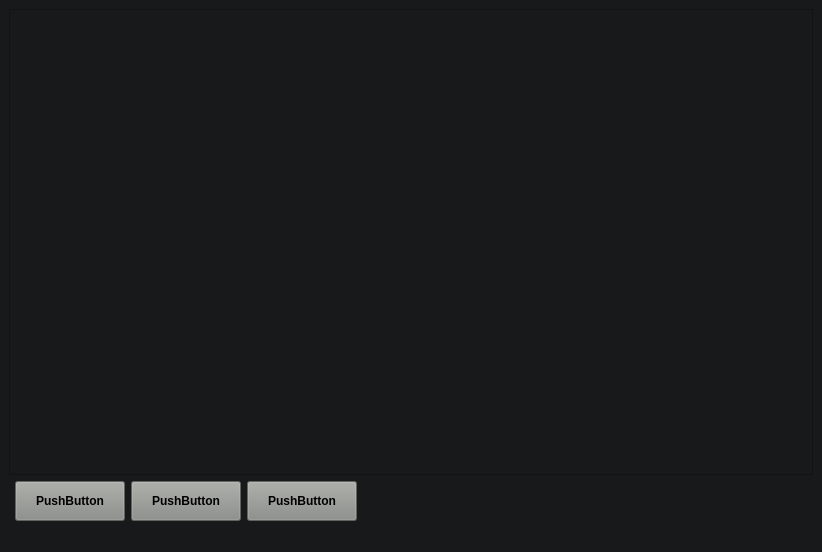
<?xml version="1.0" encoding="UTF-8"?>
<ui version="4.0">
 <class>MainWindow</class>
 <widget class="QMainWindow" name="MainWindow">
  <property name="geometry">
   <rect>
    <x>0</x>
    <y>0</y>
    <width>822</width>
    <height>552</height>
   </rect>
  </property>
  <property name="windowTitle">
   <string>1D Plot</string>
  </property>
  <property name="styleSheet">
   <string notr="true">background-color: rgb(24,25,26);</string>
  </property>
  <widget class="QWidget" name="centralwidget">
   <layout class="QGridLayout" name="gridLayout">
    <item row="1" column="2">
     <widget class="QPushButton" name="pushButton_2">
      <property name="minimumSize">
       <size>
        <width>110</width>
        <height>40</height>
       </size>
      </property>
      <property name="font">
       <font>
        <weight>75</weight>
        <bold>true</bold>
       </font>
      </property>
      <property name="styleSheet">
       <string notr="true">background-color: rgb(136, 138, 133);</string>
      </property>
      <property name="text">
       <string>PushButton</string>
      </property>
     </widget>
    </item>
    <item row="1" column="3">
     <widget class="QPushButton" name="pushButton_3">
      <property name="minimumSize">
       <size>
        <width>110</width>
        <height>40</height>
       </size>
      </property>
      <property name="font">
       <font>
        <weight>75</weight>
        <bold>true</bold>
       </font>
      </property>
      <property name="styleSheet">
       <string notr="true">background-color: rgb(136, 138, 133);</string>
      </property>
      <property name="text">
       <string>PushButton</string>
      </property>
     </widget>
    </item>
    <item row="1" column="4">
     <spacer name="horizontalSpacer_3">
      <property name="orientation">
       <enum>Qt::Horizontal</enum>
      </property>
      <property name="sizeHint" stdset="0">
       <size>
        <width>447</width>
        <height>20</height>
       </size>
      </property>
     </spacer>
    </item>
    <item row="1" column="1">
     <widget class="QPushButton" name="pushButton">
      <property name="minimumSize">
       <size>
        <width>110</width>
        <height>40</height>
       </size>
      </property>
      <property name="font">
       <font>
        <weight>75</weight>
        <bold>true</bold>
       </font>
      </property>
      <property name="styleSheet">
       <string notr="true">background-color: rgb(136, 138, 133);</string>
      </property>
      <property name="text">
       <string>PushButton</string>
      </property>
     </widget>
    </item>
    <item row="0" column="0" colspan="5">
     <widget class="PlotWidget" name="graphicsView"/>
    </item>
   </layout>
  </widget>
  <widget class="QMenuBar" name="menubar">
   <property name="geometry">
    <rect>
     <x>0</x>
     <y>0</y>
     <width>822</width>
     <height>21</height>
    </rect>
   </property>
  </widget>
  <widget class="QStatusBar" name="statusbar"/>
 </widget>
 <customwidgets>
  <customwidget>
   <class>PlotWidget</class>
   <extends>QGraphicsView</extends>
   <header>pyqtgraph.h</header>
  </customwidget>
 </customwidgets>
 <resources/>
 <connections/>
</ui>
